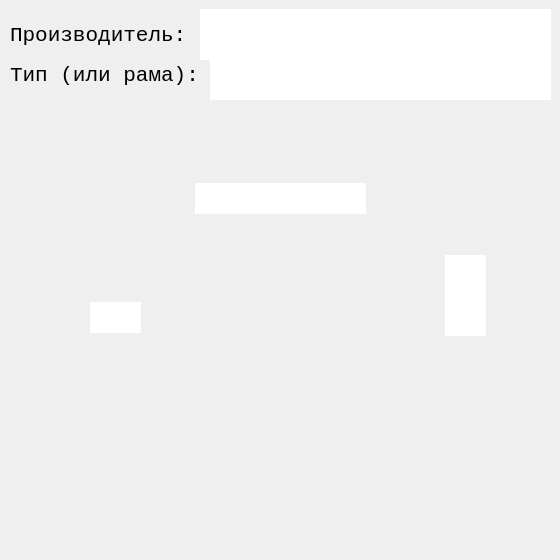
<?xml version="1.0" encoding="UTF-8"?>
<ui version="4.0">
 <class>Dialog</class>
 <widget class="QDialog" name="Dialog">
  <property name="geometry">
   <rect>
    <x>0</x>
    <y>0</y>
    <width>560</width>
    <height>560</height>
   </rect>
  </property>
  <property name="sizePolicy">
   <sizepolicy hsizetype="Fixed" vsizetype="Fixed">
    <horstretch>0</horstretch>
    <verstretch>0</verstretch>
   </sizepolicy>
  </property>
  <property name="minimumSize">
   <size>
    <width>560</width>
    <height>560</height>
   </size>
  </property>
  <property name="maximumSize">
   <size>
    <width>560</width>
    <height>560</height>
   </size>
  </property>
  <property name="windowTitle">
   <string>Раскос</string>
  </property>
  <property name="windowIcon">
   <iconset>
    <normaloff>../pics/thumbs/diagonal/diag_1.jpg</normaloff>../pics/thumbs/diagonal/diag_1.jpg</iconset>
  </property>
  <property name="whatsThis">
   <string/>
  </property>
  <property name="accessibleDescription">
   <string/>
  </property>
  <widget class="QLabel" name="label">
   <property name="geometry">
    <rect>
     <x>0</x>
     <y>0</y>
     <width>560</width>
     <height>560</height>
    </rect>
   </property>
   <property name="sizePolicy">
    <sizepolicy hsizetype="Fixed" vsizetype="Fixed">
     <horstretch>0</horstretch>
     <verstretch>0</verstretch>
    </sizepolicy>
   </property>
   <property name="minimumSize">
    <size>
     <width>560</width>
     <height>560</height>
    </size>
   </property>
   <property name="maximumSize">
    <size>
     <width>560</width>
     <height>560</height>
    </size>
   </property>
   <property name="autoFillBackground">
    <bool>true</bool>
   </property>
   <property name="text">
    <string/>
   </property>
   <property name="pixmap">
    <pixmap>../pics/main/diagonal/diag_4.jpg</pixmap>
   </property>
   <property name="scaledContents">
    <bool>false</bool>
   </property>
   <property name="alignment">
    <set>Qt::AlignCenter</set>
   </property>
   <property name="margin">
    <number>0</number>
   </property>
  </widget>
  <widget class="QLineEdit" name="lineEdit">
   <property name="geometry">
    <rect>
     <x>90</x>
     <y>302</y>
     <width>51</width>
     <height>31</height>
    </rect>
   </property>
   <property name="font">
    <font>
     <family>Courier New</family>
     <pointsize>14</pointsize>
     <weight>75</weight>
     <italic>false</italic>
     <bold>true</bold>
    </font>
   </property>
   <property name="focusPolicy">
    <enum>Qt::ClickFocus</enum>
   </property>
   <property name="autoFillBackground">
    <bool>true</bool>
   </property>
   <property name="inputMethodHints">
    <set>Qt::ImhNone</set>
   </property>
   <property name="text">
    <string/>
   </property>
   <property name="maxLength">
    <number>3</number>
   </property>
   <property name="frame">
    <bool>false</bool>
   </property>
   <property name="alignment">
    <set>Qt::AlignBottom|Qt::AlignHCenter</set>
   </property>
  </widget>
  <widget class="QLineEdit" name="lineEdit_2">
   <property name="geometry">
    <rect>
     <x>445</x>
     <y>255</y>
     <width>41</width>
     <height>81</height>
    </rect>
   </property>
   <property name="font">
    <font>
     <family>Courier New</family>
     <pointsize>14</pointsize>
     <weight>75</weight>
     <italic>false</italic>
     <bold>true</bold>
    </font>
   </property>
   <property name="tabletTracking">
    <bool>false</bool>
   </property>
   <property name="focusPolicy">
    <enum>Qt::ClickFocus</enum>
   </property>
   <property name="autoFillBackground">
    <bool>false</bool>
   </property>
   <property name="text">
    <string/>
   </property>
   <property name="maxLength">
    <number>3</number>
   </property>
   <property name="frame">
    <bool>false</bool>
   </property>
   <property name="alignment">
    <set>Qt::AlignLeading|Qt::AlignLeft|Qt::AlignVCenter</set>
   </property>
  </widget>
  <widget class="QLineEdit" name="lineEdit_4">
   <property name="geometry">
    <rect>
     <x>195</x>
     <y>183</y>
     <width>171</width>
     <height>31</height>
    </rect>
   </property>
   <property name="font">
    <font>
     <family>Courier New</family>
     <pointsize>14</pointsize>
     <weight>75</weight>
     <italic>false</italic>
     <bold>true</bold>
    </font>
   </property>
   <property name="focusPolicy">
    <enum>Qt::ClickFocus</enum>
   </property>
   <property name="text">
    <string/>
   </property>
   <property name="maxLength">
    <number>3</number>
   </property>
   <property name="frame">
    <bool>false</bool>
   </property>
   <property name="alignment">
    <set>Qt::AlignBottom|Qt::AlignHCenter</set>
   </property>
  </widget>
  <widget class="QLabel" name="label_2">
   <property name="geometry">
    <rect>
     <x>10</x>
     <y>10</y>
     <width>181</width>
     <height>51</height>
    </rect>
   </property>
   <property name="font">
    <font>
     <family>Courier New</family>
     <pointsize>16</pointsize>
     <weight>50</weight>
     <bold>false</bold>
    </font>
   </property>
   <property name="text">
    <string>Производитель:</string>
   </property>
  </widget>
  <widget class="QLineEdit" name="lineEdit_6">
   <property name="geometry">
    <rect>
     <x>200</x>
     <y>9</y>
     <width>351</width>
     <height>51</height>
    </rect>
   </property>
   <property name="font">
    <font>
     <family>Courier New</family>
     <pointsize>16</pointsize>
     <weight>75</weight>
     <bold>true</bold>
    </font>
   </property>
   <property name="frame">
    <bool>false</bool>
   </property>
   <property name="alignment">
    <set>Qt::AlignLeading|Qt::AlignLeft|Qt::AlignVCenter</set>
   </property>
  </widget>
  <widget class="QLineEdit" name="lineEdit_7">
   <property name="geometry">
    <rect>
     <x>210</x>
     <y>49</y>
     <width>341</width>
     <height>51</height>
    </rect>
   </property>
   <property name="font">
    <font>
     <family>Courier New</family>
     <pointsize>16</pointsize>
     <weight>75</weight>
     <bold>true</bold>
    </font>
   </property>
   <property name="text">
    <string/>
   </property>
   <property name="frame">
    <bool>false</bool>
   </property>
   <property name="alignment">
    <set>Qt::AlignLeading|Qt::AlignLeft|Qt::AlignVCenter</set>
   </property>
  </widget>
  <widget class="QLabel" name="label_3">
   <property name="geometry">
    <rect>
     <x>10</x>
     <y>50</y>
     <width>201</width>
     <height>51</height>
    </rect>
   </property>
   <property name="font">
    <font>
     <family>Courier New</family>
     <pointsize>16</pointsize>
     <weight>50</weight>
     <bold>false</bold>
    </font>
   </property>
   <property name="text">
    <string>Тип (или рама):</string>
   </property>
  </widget>
 </widget>
 <resources/>
 <connections/>
</ui>
